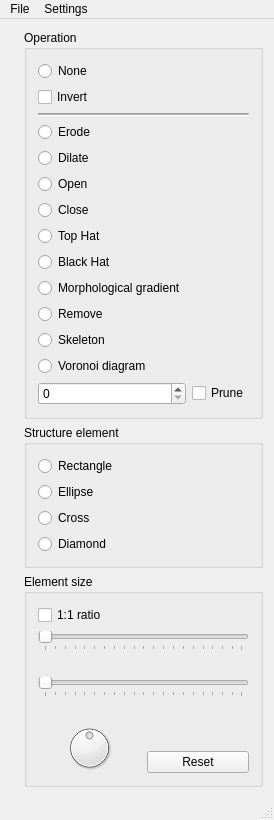
<?xml version="1.0" encoding="UTF-8"?>
<ui version="4.0">
 <author>Kajetan Śwerik</author>
 <class>morphClass</class>
 <widget class="QMainWindow" name="morphClass">
  <property name="geometry">
   <rect>
    <x>0</x>
    <y>0</y>
    <width>259</width>
    <height>742</height>
   </rect>
  </property>
  <property name="sizePolicy">
   <sizepolicy hsizetype="Preferred" vsizetype="Preferred">
    <horstretch>0</horstretch>
    <verstretch>0</verstretch>
   </sizepolicy>
  </property>
  <property name="windowTitle">
   <string>Morph</string>
  </property>
  <widget class="QWidget" name="centralWidget">
   <property name="maximumSize">
    <size>
     <width>16777215</width>
     <height>16777215</height>
    </size>
   </property>
   <layout class="QGridLayout" name="gridLayout_2">
    <item row="0" column="0">
     <layout class="QHBoxLayout" name="horizontalLayout">
      <item>
       <widget class="QLabel" name="lbImage">
        <property name="sizePolicy">
         <sizepolicy hsizetype="Preferred" vsizetype="Preferred">
          <horstretch>0</horstretch>
          <verstretch>0</verstretch>
         </sizepolicy>
        </property>
        <property name="minimumSize">
         <size>
          <width>0</width>
          <height>0</height>
         </size>
        </property>
        <property name="text">
         <string/>
        </property>
       </widget>
      </item>
      <item>
       <layout class="QVBoxLayout" name="verticalLayout_3">
        <item>
         <widget class="QGroupBox" name="bpOperation">
          <property name="sizePolicy">
           <sizepolicy hsizetype="Preferred" vsizetype="Preferred">
            <horstretch>0</horstretch>
            <verstretch>0</verstretch>
           </sizepolicy>
          </property>
          <property name="title">
           <string>Operation</string>
          </property>
          <layout class="QGridLayout" name="gridLayout_3">
           <property name="sizeConstraint">
            <enum>QLayout::SetMinimumSize</enum>
           </property>
           <property name="spacing">
            <number>6</number>
           </property>
           <item row="0" column="0" colspan="2">
            <widget class="QRadioButton" name="rbNone">
             <property name="text">
              <string>None</string>
             </property>
            </widget>
           </item>
           <item row="1" column="0" colspan="2">
            <widget class="QCheckBox" name="cbInvert">
             <property name="text">
              <string>Invert</string>
             </property>
            </widget>
           </item>
           <item row="2" column="0" colspan="2">
            <widget class="Line" name="line">
             <property name="frameShadow">
              <enum>QFrame::Sunken</enum>
             </property>
             <property name="lineWidth">
              <number>1</number>
             </property>
             <property name="midLineWidth">
              <number>1</number>
             </property>
             <property name="orientation">
              <enum>Qt::Horizontal</enum>
             </property>
            </widget>
           </item>
           <item row="3" column="0" colspan="2">
            <widget class="QRadioButton" name="rbErode">
             <property name="text">
              <string>Erode</string>
             </property>
            </widget>
           </item>
           <item row="4" column="0" colspan="2">
            <widget class="QRadioButton" name="rbDilate">
             <property name="text">
              <string>Dilate</string>
             </property>
            </widget>
           </item>
           <item row="5" column="0" colspan="2">
            <widget class="QRadioButton" name="rbOpen">
             <property name="text">
              <string>Open</string>
             </property>
            </widget>
           </item>
           <item row="6" column="0" colspan="2">
            <widget class="QRadioButton" name="rbClose">
             <property name="text">
              <string>Close</string>
             </property>
            </widget>
           </item>
           <item row="8" column="0" colspan="2">
            <widget class="QRadioButton" name="rbTopHat">
             <property name="text">
              <string>Top Hat</string>
             </property>
            </widget>
           </item>
           <item row="10" column="0" colspan="2">
            <widget class="QRadioButton" name="rbBlackHat">
             <property name="text">
              <string>Black Hat</string>
             </property>
            </widget>
           </item>
           <item row="13" column="0" colspan="2">
            <widget class="QRadioButton" name="rbSkeleton">
             <property name="text">
              <string>Skeleton</string>
             </property>
            </widget>
           </item>
           <item row="14" column="0" colspan="2">
            <widget class="QRadioButton" name="rbVoronoi">
             <property name="text">
              <string>Voronoi diagram</string>
             </property>
            </widget>
           </item>
           <item row="15" column="0">
            <widget class="QSpinBox" name="sbPruning">
             <property name="minimum">
              <number>0</number>
             </property>
             <property name="value">
              <number>0</number>
             </property>
            </widget>
           </item>
           <item row="12" column="0" colspan="2">
            <widget class="QRadioButton" name="rbRemove">
             <property name="text">
              <string>Remove</string>
             </property>
            </widget>
           </item>
           <item row="15" column="1">
            <widget class="QCheckBox" name="cbPrune">
             <property name="text">
              <string>Prune</string>
             </property>
             <property name="tristate">
              <bool>false</bool>
             </property>
            </widget>
           </item>
           <item row="11" column="0">
            <widget class="QRadioButton" name="rbGradient">
             <property name="text">
              <string>Morphological gradient</string>
             </property>
            </widget>
           </item>
          </layout>
         </widget>
        </item>
        <item>
         <widget class="QGroupBox" name="gbElement">
          <property name="sizePolicy">
           <sizepolicy hsizetype="Minimum" vsizetype="Preferred">
            <horstretch>0</horstretch>
            <verstretch>0</verstretch>
           </sizepolicy>
          </property>
          <property name="minimumSize">
           <size>
            <width>0</width>
            <height>0</height>
           </size>
          </property>
          <property name="maximumSize">
           <size>
            <width>16777215</width>
            <height>16777215</height>
           </size>
          </property>
          <property name="title">
           <string>Structure element</string>
          </property>
          <layout class="QVBoxLayout" name="verticalLayout">
           <item>
            <widget class="QRadioButton" name="rbRect">
             <property name="text">
              <string>Rectangle</string>
             </property>
            </widget>
           </item>
           <item>
            <widget class="QRadioButton" name="rbEllipse">
             <property name="text">
              <string>Ellipse</string>
             </property>
            </widget>
           </item>
           <item>
            <widget class="QRadioButton" name="rbCross">
             <property name="text">
              <string>Cross</string>
             </property>
            </widget>
           </item>
           <item>
            <widget class="QRadioButton" name="rbDiamond">
             <property name="text">
              <string>Diamond</string>
             </property>
            </widget>
           </item>
          </layout>
         </widget>
        </item>
        <item>
         <widget class="QGroupBox" name="gbElementSize">
          <property name="enabled">
           <bool>true</bool>
          </property>
          <property name="sizePolicy">
           <sizepolicy hsizetype="Minimum" vsizetype="Preferred">
            <horstretch>0</horstretch>
            <verstretch>0</verstretch>
           </sizepolicy>
          </property>
          <property name="minimumSize">
           <size>
            <width>0</width>
            <height>0</height>
           </size>
          </property>
          <property name="maximumSize">
           <size>
            <width>16777215</width>
            <height>16777215</height>
           </size>
          </property>
          <property name="title">
           <string>Element size</string>
          </property>
          <layout class="QGridLayout" name="gridLayout">
           <item row="0" column="0" colspan="2">
            <widget class="QCheckBox" name="cbSquare">
             <property name="text">
              <string>1:1 ratio</string>
             </property>
            </widget>
           </item>
           <item row="1" column="0" colspan="2">
            <widget class="QSlider" name="hsXElementSize">
             <property name="sizePolicy">
              <sizepolicy hsizetype="Minimum" vsizetype="Fixed">
               <horstretch>0</horstretch>
               <verstretch>0</verstretch>
              </sizepolicy>
             </property>
             <property name="minimumSize">
              <size>
               <width>200</width>
               <height>0</height>
              </size>
             </property>
             <property name="minimum">
              <number>1</number>
             </property>
             <property name="maximum">
              <number>200</number>
             </property>
             <property name="orientation">
              <enum>Qt::Horizontal</enum>
             </property>
             <property name="invertedAppearance">
              <bool>false</bool>
             </property>
             <property name="invertedControls">
              <bool>false</bool>
             </property>
             <property name="tickPosition">
              <enum>QSlider::TicksBelow</enum>
             </property>
             <property name="tickInterval">
              <number>0</number>
             </property>
            </widget>
           </item>
           <item row="2" column="0">
            <widget class="QLabel" name="lbXElementSize">
             <property name="text">
              <string/>
             </property>
             <property name="alignment">
              <set>Qt::AlignRight|Qt::AlignTrailing|Qt::AlignVCenter</set>
             </property>
            </widget>
           </item>
           <item row="3" column="0" colspan="2">
            <widget class="QSlider" name="hsYElementSize">
             <property name="sizePolicy">
              <sizepolicy hsizetype="Minimum" vsizetype="Fixed">
               <horstretch>0</horstretch>
               <verstretch>0</verstretch>
              </sizepolicy>
             </property>
             <property name="minimumSize">
              <size>
               <width>0</width>
               <height>0</height>
              </size>
             </property>
             <property name="minimum">
              <number>1</number>
             </property>
             <property name="maximum">
              <number>200</number>
             </property>
             <property name="orientation">
              <enum>Qt::Horizontal</enum>
             </property>
             <property name="tickPosition">
              <enum>QSlider::TicksBelow</enum>
             </property>
            </widget>
           </item>
           <item row="4" column="0">
            <widget class="QLabel" name="lbYElementSize">
             <property name="text">
              <string/>
             </property>
             <property name="alignment">
              <set>Qt::AlignRight|Qt::AlignTrailing|Qt::AlignVCenter</set>
             </property>
            </widget>
           </item>
           <item row="5" column="0" rowspan="2">
            <widget class="QDial" name="dialRotation">
             <property name="maximum">
              <number>360</number>
             </property>
             <property name="value">
              <number>180</number>
             </property>
             <property name="orientation">
              <enum>Qt::Horizontal</enum>
             </property>
             <property name="wrapping">
              <bool>true</bool>
             </property>
            </widget>
           </item>
           <item row="5" column="1">
            <widget class="QLabel" name="lbRotation">
             <property name="text">
              <string/>
             </property>
             <property name="alignment">
              <set>Qt::AlignCenter</set>
             </property>
            </widget>
           </item>
           <item row="6" column="1">
            <widget class="QPushButton" name="pbResetRotation">
             <property name="sizePolicy">
              <sizepolicy hsizetype="Preferred" vsizetype="Preferred">
               <horstretch>0</horstretch>
               <verstretch>0</verstretch>
              </sizepolicy>
             </property>
             <property name="text">
              <string>Reset</string>
             </property>
            </widget>
           </item>
          </layout>
         </widget>
        </item>
       </layout>
      </item>
     </layout>
    </item>
    <item row="0" column="1">
     <spacer name="horizontalSpacer">
      <property name="orientation">
       <enum>Qt::Horizontal</enum>
      </property>
      <property name="sizeHint" stdset="0">
       <size>
        <width>40</width>
        <height>20</height>
       </size>
      </property>
     </spacer>
    </item>
    <item row="1" column="0">
     <spacer name="verticalSpacer">
      <property name="orientation">
       <enum>Qt::Vertical</enum>
      </property>
      <property name="sizeHint" stdset="0">
       <size>
        <width>20</width>
        <height>40</height>
       </size>
      </property>
     </spacer>
    </item>
   </layout>
  </widget>
  <widget class="QStatusBar" name="statusBar"/>
  <widget class="QMenuBar" name="menuBar">
   <property name="geometry">
    <rect>
     <x>0</x>
     <y>0</y>
     <width>259</width>
     <height>21</height>
    </rect>
   </property>
   <widget class="QMenu" name="menuFile">
    <property name="title">
     <string>File</string>
    </property>
    <addaction name="actionOpen"/>
    <addaction name="actionSave"/>
    <addaction name="actionExit"/>
   </widget>
   <widget class="QMenu" name="menuSettings">
    <property name="title">
     <string>Settings</string>
    </property>
    <addaction name="actionOpenCL"/>
   </widget>
   <addaction name="menuFile"/>
   <addaction name="menuSettings"/>
  </widget>
  <action name="actionOpen">
   <property name="text">
    <string>&amp;Open</string>
   </property>
  </action>
  <action name="actionSave">
   <property name="text">
    <string>&amp;Save</string>
   </property>
  </action>
  <action name="actionExit">
   <property name="text">
    <string>E&amp;xit</string>
   </property>
  </action>
  <action name="actionUse_OpenCL">
   <property name="checkable">
    <bool>true</bool>
   </property>
   <property name="text">
    <string>Use OpenCL</string>
   </property>
  </action>
  <action name="actionOpenCL_Settings">
   <property name="text">
    <string>OpenCL Settings</string>
   </property>
  </action>
  <action name="actionOpenCL">
   <property name="checkable">
    <bool>true</bool>
   </property>
   <property name="text">
    <string>OpenCL</string>
   </property>
  </action>
 </widget>
 <layoutdefault spacing="6" margin="11"/>
 <tabstops>
  <tabstop>rbNone</tabstop>
  <tabstop>cbInvert</tabstop>
  <tabstop>rbErode</tabstop>
  <tabstop>rbDilate</tabstop>
  <tabstop>rbOpen</tabstop>
  <tabstop>rbClose</tabstop>
  <tabstop>rbTopHat</tabstop>
  <tabstop>rbBlackHat</tabstop>
  <tabstop>rbRemove</tabstop>
  <tabstop>rbSkeleton</tabstop>
  <tabstop>rbVoronoi</tabstop>
  <tabstop>sbPruning</tabstop>
  <tabstop>rbRect</tabstop>
  <tabstop>rbEllipse</tabstop>
  <tabstop>rbCross</tabstop>
  <tabstop>rbDiamond</tabstop>
  <tabstop>cbSquare</tabstop>
  <tabstop>hsXElementSize</tabstop>
  <tabstop>hsYElementSize</tabstop>
 </tabstops>
 <resources>
  <include location="morph.qrc"/>
 </resources>
 <connections/>
</ui>
